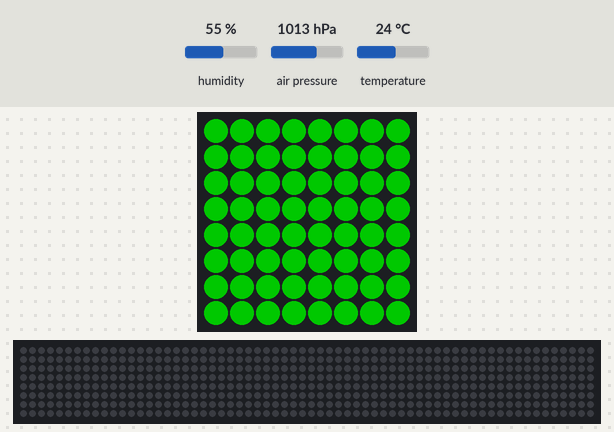
Bench run of a program on a simulated Raspberry Pi (BCM pin numbers) with a Sense HAT. Shown: the Sense HAT's 8×8 RGB LED matrix, a strip that is not on the board, showing the scrolling text unrolled. Inputs (shaded band) come from the test bench; at power-on: humidity 55 %, air pressure 1013 hPa, temperature 24 °C. Dim RGB values are drawn brighter than linear; the 64×8 strip is a reading aid, not a part: it shows the text the matrix is scrolling, unrolled, one strip-width of it at a time.

Above: at 0.03 s.
At 0.43 s:
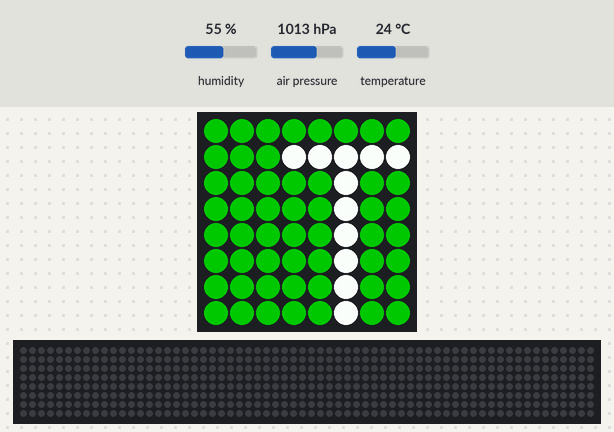
At 12.38 s:
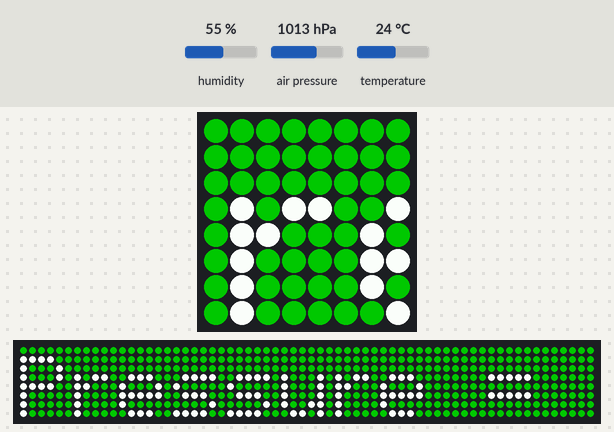
At 24.4 s:
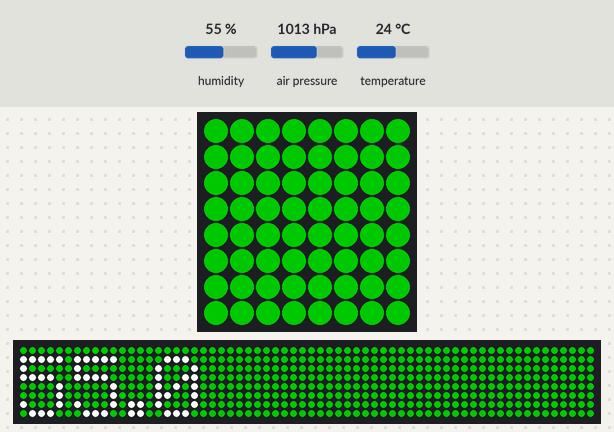
At 24.81 s:
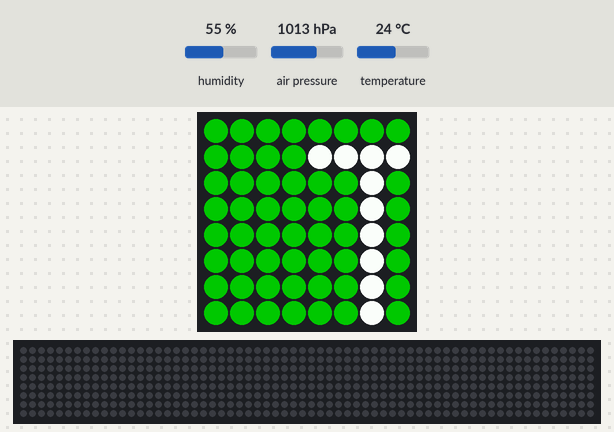
At 39.94 s:
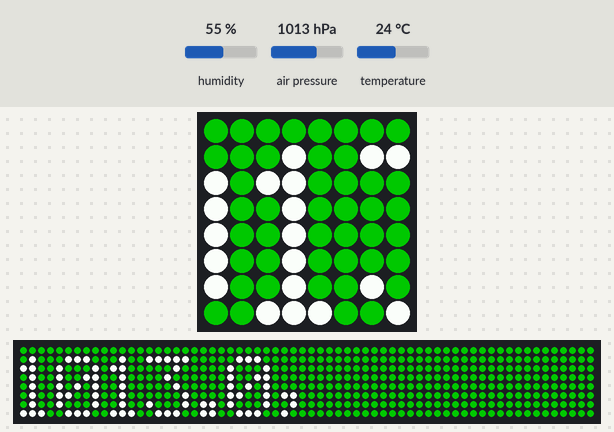

The program:

env.py
```python
from sense_hat import SenseHat
sense = SenseHat()

while True:
    t = sense.get_temperature()
    p = sense.get_pressure()
    h = sense.get_humidity()

    t = round(t, 1)
    p = round(p, 1)
    h = round(h, 1)

    if t > 18.3 and t < 35.0:
        bg = (0, 100, 0)  # green
    else:
        bg = (100, 0, 0)  # red

    msg = "Temperature = {0}, Pressure = {1}, Humidity - {2}".format(t, p, h)

    sense.show_message(msg, scroll_speed=0.08, back_colour=bg)
```
